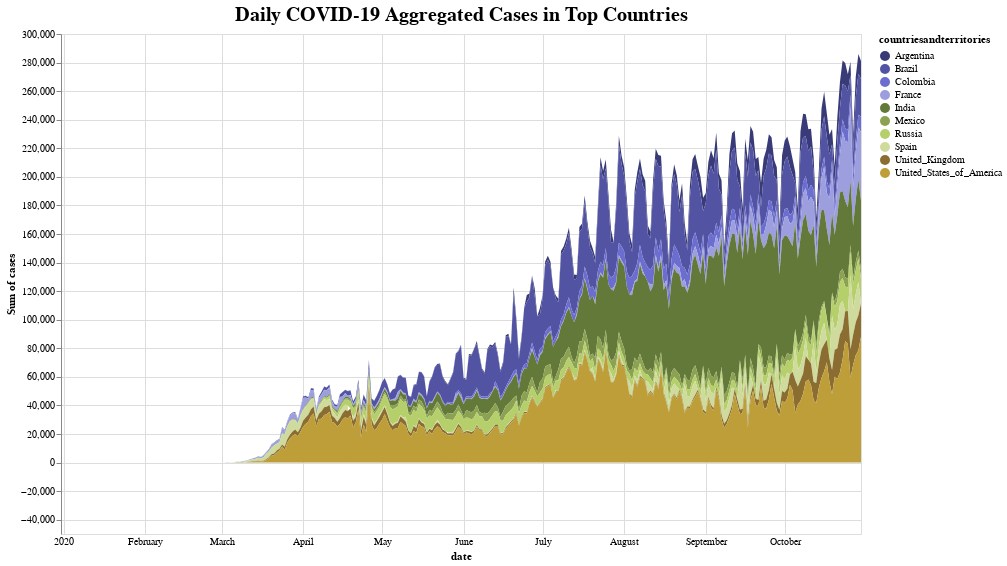

Notebook code cell kept with this figure:
### Markdown cell above
## Visualization 1: Top Ten Countries' Aggregated Counts

### Code cell
import altair as alt

chart_cases = alt.Chart(geo_dataset).mark_area().encode(
    alt.X('date:T',
        axis=alt.Axis(domain=False, tickSize=0)
    ),
    alt.Y('sum(cases):Q'),
    alt.Color('countriesandterritories:N',
        scale=alt.Scale(scheme='category20b')
    )
).interactive(
).properties(
    width = 800,
    height = 500,
    title = "Daily COVID-19 Aggregated Cases in Top Countries"
)

chart_cases.configure_title(
    fontSize=20,
    font='Courier',
    color='black'
).display(renderer = 'svg')

### Figure 1 — Vega-Lite specification as saved in the notebook (floating-point values rounded to 4 significant figures; data arrays with more than 128 entries replaced by an {"elided": "..."} marker saying what was removed)
{"config": {"view": {"continuousWidth": 400, "continuousHeight": 300}, "title": {"color": "black", "font": "Courier", "fontSize": 20}}, "data": {"name": "data-92f0949378ac92427eef0a7dcedd243e"}, "mark": "area", "encoding": {"color": {"type": "nominal", "field": "countriesandterritories", "scale": {"scheme": "category20b"}}, "x": {"type": "temporal", "axis": {"domain": false, "tickSize": 0}, "field": "date"}, "y": {"type": "quantitative", "aggregate": "sum", "field": "cases"}}, "height": 500, "selection": {"selector014": {"type": "interval", "bind": "scales", "encodings": ["x", "y"]}}, "title": "Daily COVID-19 Aggregated Cases in Top Countries", "width": 800, "$schema": "https://vega.github.io/schema/vega-lite/v4.0.2.json", "datasets": {"data-92f0949378ac92427eef0a7dcedd243e": {"elided": "2902 records"}}}
